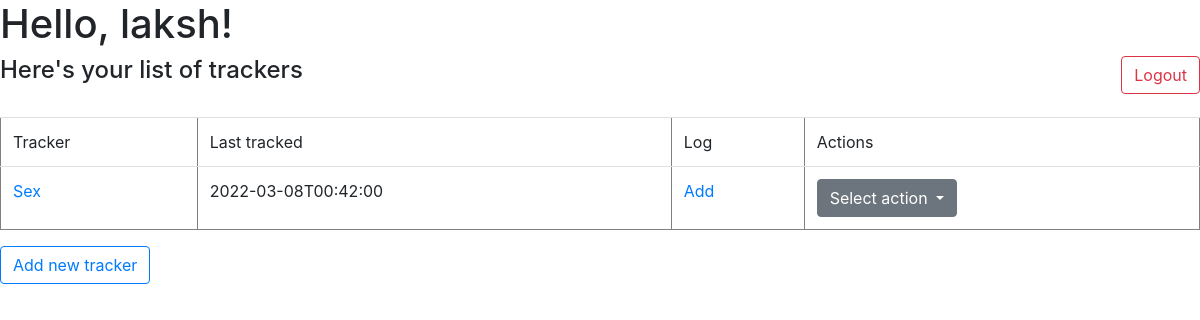
Page /index (signed in) on the committed database.
### application/authentication/models.py (models this page shows)
class Profile(UserMixin, db.Model):
    __tablename__ = "profile"
    id = db.Column(db.Integer, primary_key=True)
    name = db.Column(db.String(100))
    password = db.Column(db.String(100))

### application/trackers/model/models.py (models this page shows)
class Tracker(db.Model):
    __tablename__ = "tracker"
    id = db.Column(db.Integer, primary_key=True, autoincrement=True)
    name = db.Column(db.String, unique=True)
    description = db.Column(db.String)
    type = db.Column(db.String)
    settings = db.Column(db.String)
    logs = db.relationship('Logs', backref='log', cascade="all, delete")

class Logs(db.Model):
    __tablename__ = "log"
    id = db.Column(db.Integer, primary_key=True, autoincrement=True)
    timestamp = db.Column(db.String, nullable=False)
    tracker = db.Column(db.Integer, db.ForeignKey("tracker.id", ondelete="CASCADE"), nullable = False)
    value = db.Column(db.String)
    note = db.Column(db.String)

### application/trackers/controller/tracker_controller.py (the view)
@login_required
@app.route("/index", methods = ["GET", "POST"])
def index():
    if request.method == "GET":
        tracker_list = []
        trackers = Tracker.query.all()
        for tracker in trackers:
            recent_log = Logs.query.filter_by(tracker=tracker.id).order_by(Logs.timestamp.desc()).first()
            if recent_log:
                recent_timestamp = recent_log.timestamp
            else:
                recent_timestamp = "NA"
            tracker_list.append({"id": tracker.id, "name": tracker.name, "timestamp": recent_timestamp})
        return render_template("index.html", name=current_user.name, trackers=tracker_list)

### application/authentication/controller.py (called while the page is built)
@login_manager.user_loader
def user_loader(user_id):
    return Profile.query.get(user_id)

### templates/index.html (shortened to what this page needs)
{% extends "template.html" %}
{% block content %}
{% if trackers %}
<h4>Here's your list of trackers</h4><br>
<table class="table" id="tracker-table" border="1px">
    <thead>
        <tr>
            <td>Tracker</td>
            <td>Last tracked</td>
            <td>Log</td>
            <td>Actions</td>
        </tr>
    </thead>
    <tbody>
        {% for tracker in trackers %}
        <tr>
            <td><a href="/tracker/{{ tracker.id }}">{{ tracker.name }}</a></td>
            <td>{{ tracker.timestamp }}</td>
            <td><a href="/tracker/{{ tracker.id }}/log">Add</a></td>
            <td>
                <div class="dropdown">
                    <button class="btn btn-secondary dropdown-toggle" type="button" id="dropdownMenuButton" data-toggle="dropdown" aria-haspopup="true" aria-expanded="false">
                      Select action
                    </button>
                  </div>
            </td>
        </tr>
        {% endfor %}
    </tbody>
</table>
{% else %}
<p>No trackers found.</p>
{% endif %}
<button class="btn btn-outline-primary" onclick="location.href='/tracker-add'">Add new tracker</button>
{% endblock %}

### templates/template.html (shortened to what this page needs)
<!DOCTYPE html>
<html lang="en">
<head>
    <link rel="stylesheet" href="https://cdn.jsdelivr.net/npm/bootstrap@4.0.0/dist/css/bootstrap.min.css"
>
</head>
<body>
    <h1>
        Hello, {{ name }}!
    </h1>
    <div style="float: right;">
        <button class="btn btn-outline-danger" onclick="location.href='/logout'">Logout</button>
    </div>
    {% block content %} {% endblock %}
</body>
</html>

### rows in the picture
Profile: name "laksh"
Tracker: name "Sex"
Logs: timestamp "2022-03-08T00:42:00"
